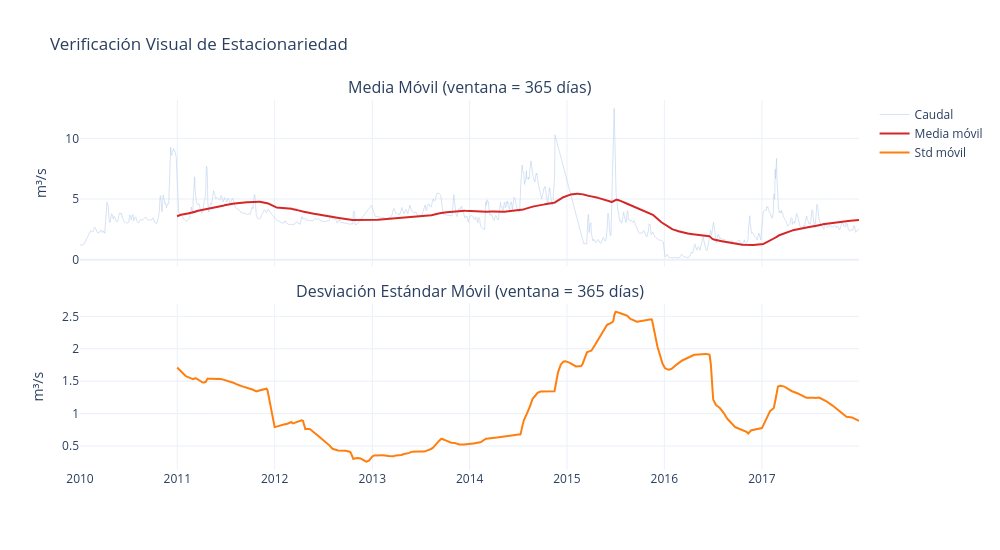

The notebook cell saved with this chart:
### Code cell
# =============================================================================
# CONCEPTO: Verificación visual de estacionariedad — media y varianza móvil
# -----------------------------------------------------------------------------
# Una serie estacionaria tiene media y varianza constantes en el tiempo.
# Graficar las estadísticas móviles permite detectar violaciones de este
# supuesto antes de aplicar modelos (complemento visual a ADF/KPSS).
#
# .rolling(window=365).mean()
#   → media aritmética calculada sobre los últimos 365 días (ventana deslizante)
#   → si la media móvil es aproximadamente horizontal → media constante (estacionariedad)
#   → si sube/baja sistemáticamente → tendencia presente (no estacionaria)
#
# .rolling(window=365).std()
#   → desviación estándar sobre la ventana deslizante
#   → si es aproximadamente constante → homocedasticidad (varianza constante)
#   → si varía con el tiempo → heterocedasticidad (puede requerir log-transformación)
#
# window=365 → ventana anual: suficientemente larga para suavizar el ciclo
#   estacional y revelar la tendencia subyacente, sin distorsionar por ruido puntual
#
# Subplots con shared_xaxes=True:
#   → panel 1: serie original + media móvil superpuesta
#   → panel 2: desviación estándar móvil (solo la estadística, sin la serie)
#   Comparar la línea roja (media móvil) con una línea horizontal ideal
#
# CRITERIO DE USO: Siempre graficar media y std móvil antes de aplicar
# pruebas formales. Si la media móvil presenta ciclos o tendencias y la
# std varía sistemáticamente, la serie requiere diferenciación o transformación
# antes del modelado.
# =============================================================================
# Visualización: media y varianza móvil para verificar estacionariedad visualmente
window = 365

rolling_mean = df["Caudal"].rolling(window=window).mean()
rolling_std = df["Caudal"].rolling(window=window).std()

fig = make_subplots(rows=2, cols=1, shared_xaxes=True,
                    subplot_titles=["Media Móvil (ventana = 365 días)",
                                    "Desviación Estándar Móvil (ventana = 365 días)"],
                    vertical_spacing=0.1)

fig.add_trace(go.Scatter(x=df.index, y=df["Caudal"], mode="lines",
              name="Caudal", line=dict(color="#aec7e8", width=0.5)), row=1, col=1)
fig.add_trace(go.Scatter(x=rolling_mean.index, y=rolling_mean, mode="lines",
              name="Media móvil", line=dict(color="#d62728", width=2)), row=1, col=1)
fig.add_trace(go.Scatter(x=rolling_std.index, y=rolling_std, mode="lines",
              name="Std móvil", line=dict(color="#ff7f0e", width=2)), row=2, col=1)

fig.update_layout(title="Verificación Visual de Estacionariedad",
                  width=1000, height=550, hovermode="x unified")
fig.update_yaxes(title_text="m³/s", row=1, col=1)
fig.update_yaxes(title_text="m³/s", row=2, col=1)
fig.show()

### Figure 1 — Plotly figure (JSON) as saved in the notebook; plotly's stock layout.template omitted (floating-point values rounded to 4 significant figures; data arrays with more than 128 entries replaced by an {"elided": "..."} marker saying what was removed)
{"data": [{"line": {"color": "#aec7e8", "width": 0.5}, "mode": "lines", "name": "Caudal", "type": "scatter", "x": {"elided": "2922 str values"}, "xaxis": "x", "y": {"elided": "2922 float values"}, "yaxis": "y"}, {"line": {"color": "#d62728", "width": 2}, "mode": "lines", "name": "Media móvil", "type": "scatter", "x": {"elided": "2922 str values"}, "xaxis": "x", "y": {"elided": "2922 float values"}, "yaxis": "y"}, {"line": {"color": "#ff7f0e", "width": 2}, "mode": "lines", "name": "Std móvil", "type": "scatter", "x": {"elided": "2922 str values"}, "xaxis": "x2", "y": {"elided": "2922 float values"}, "yaxis": "y2"}], "layout": {"annotations": [{"font": {"size": 16}, "showarrow": false, "text": "Media Móvil (ventana = 365 días)", "x": 0.5, "xanchor": "center", "xref": "paper", "y": 1, "yanchor": "bottom", "yref": "paper"}, {"font": {"size": 16}, "showarrow": false, "text": "Desviación Estándar Móvil (ventana = 365 días)", "x": 0.5, "xanchor": "center", "xref": "paper", "y": 0.45, "yanchor": "bottom", "yref": "paper"}], "height": 550, "hovermode": "x unified", "title": {"text": "Verificación Visual de Estacionariedad"}, "width": 1000, "xaxis": {"anchor": "y", "domain": [0, 1], "matches": "x2", "showticklabels": false}, "xaxis2": {"anchor": "y2", "domain": [0, 1]}, "yaxis": {"anchor": "x", "domain": [0.55, 1], "title": {"text": "m³/s"}}, "yaxis2": {"anchor": "x2", "domain": [0, 0.45], "title": {"text": "m³/s"}}}}
